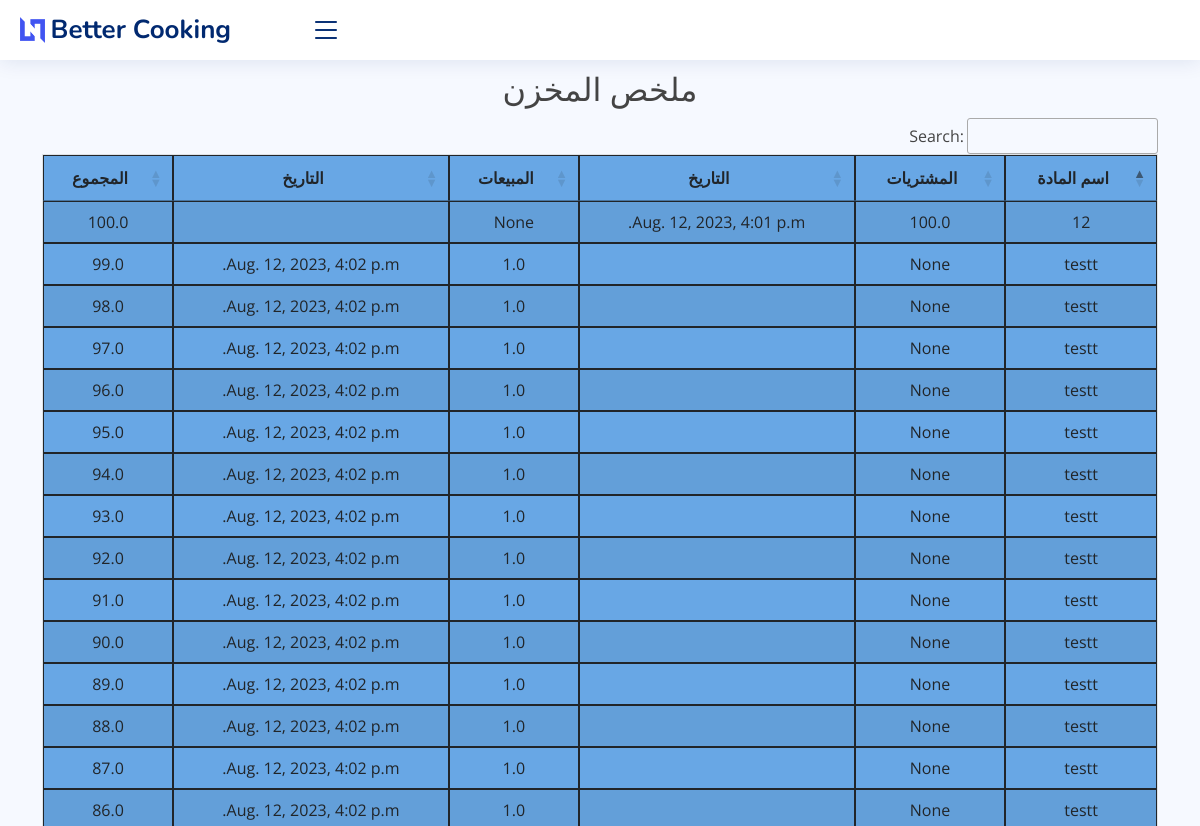
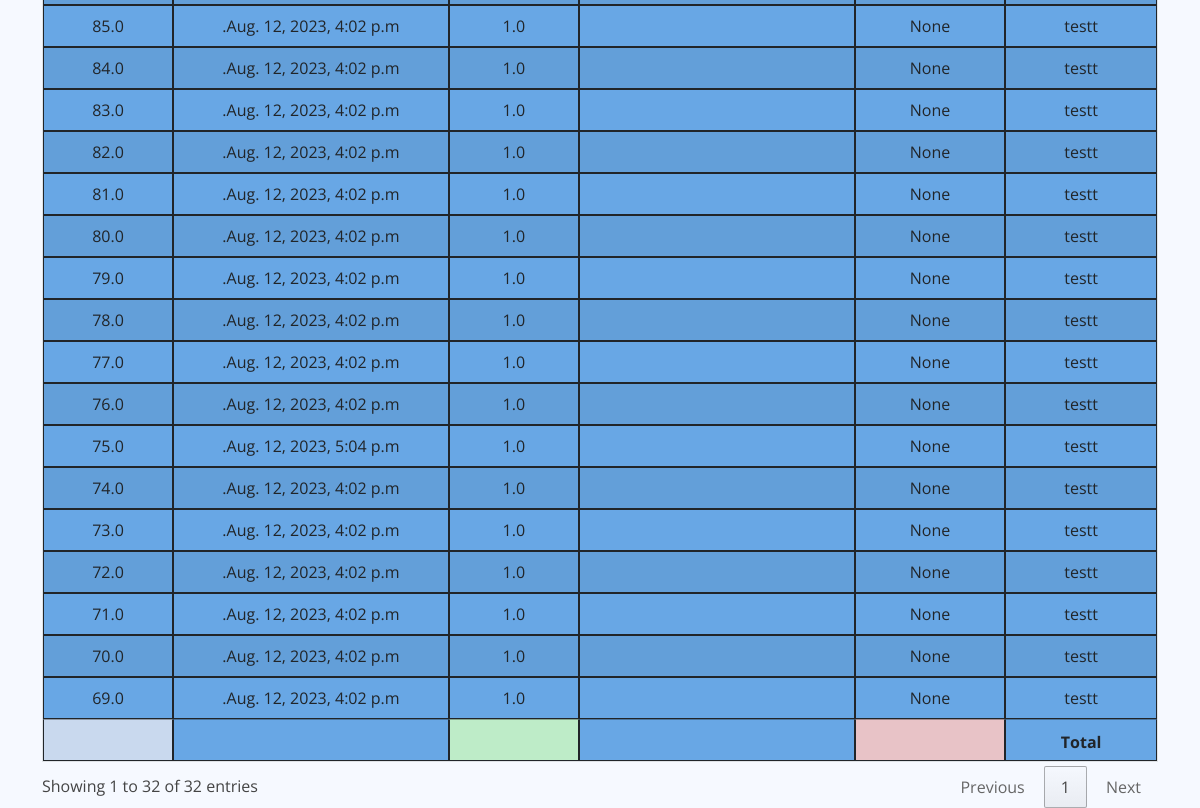
Page /stock_report on the earlier database version (2 pictures, top to bottom).
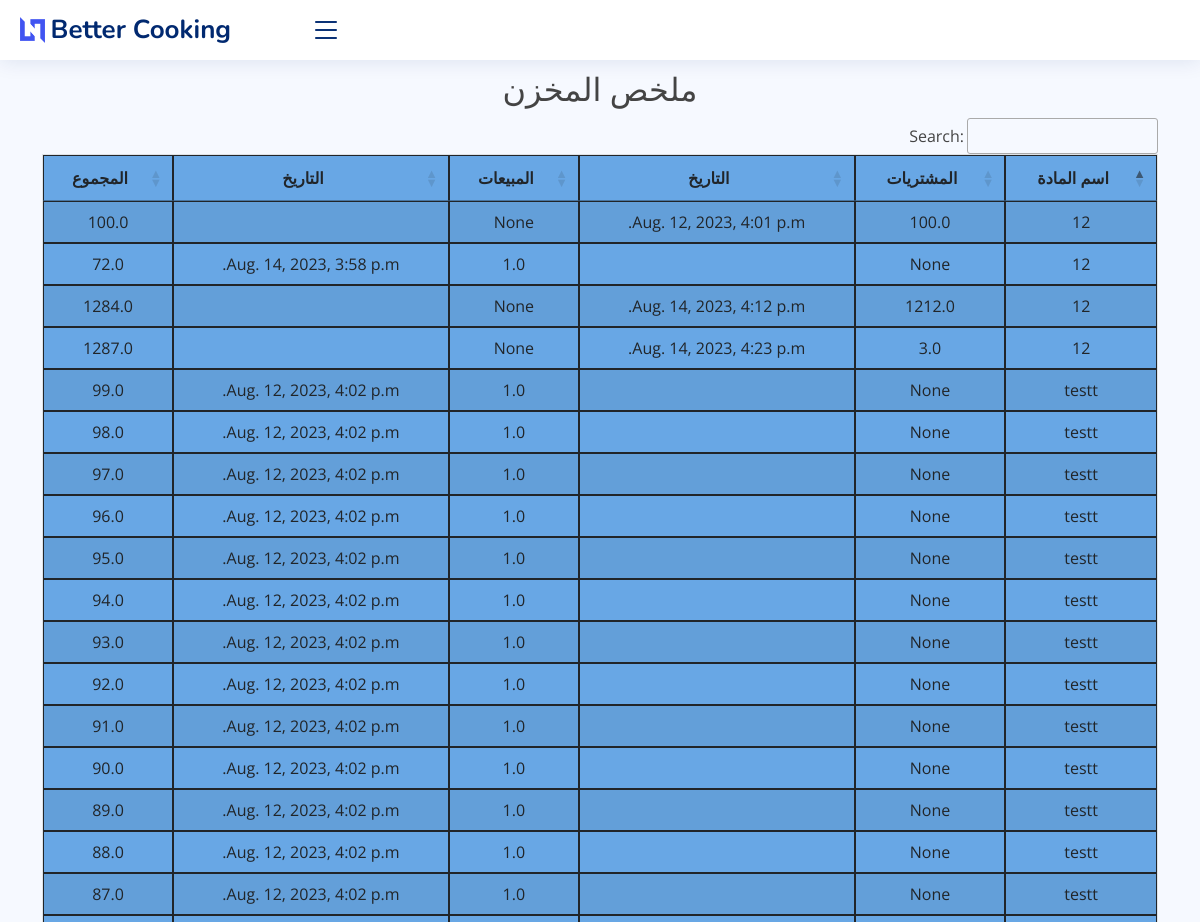
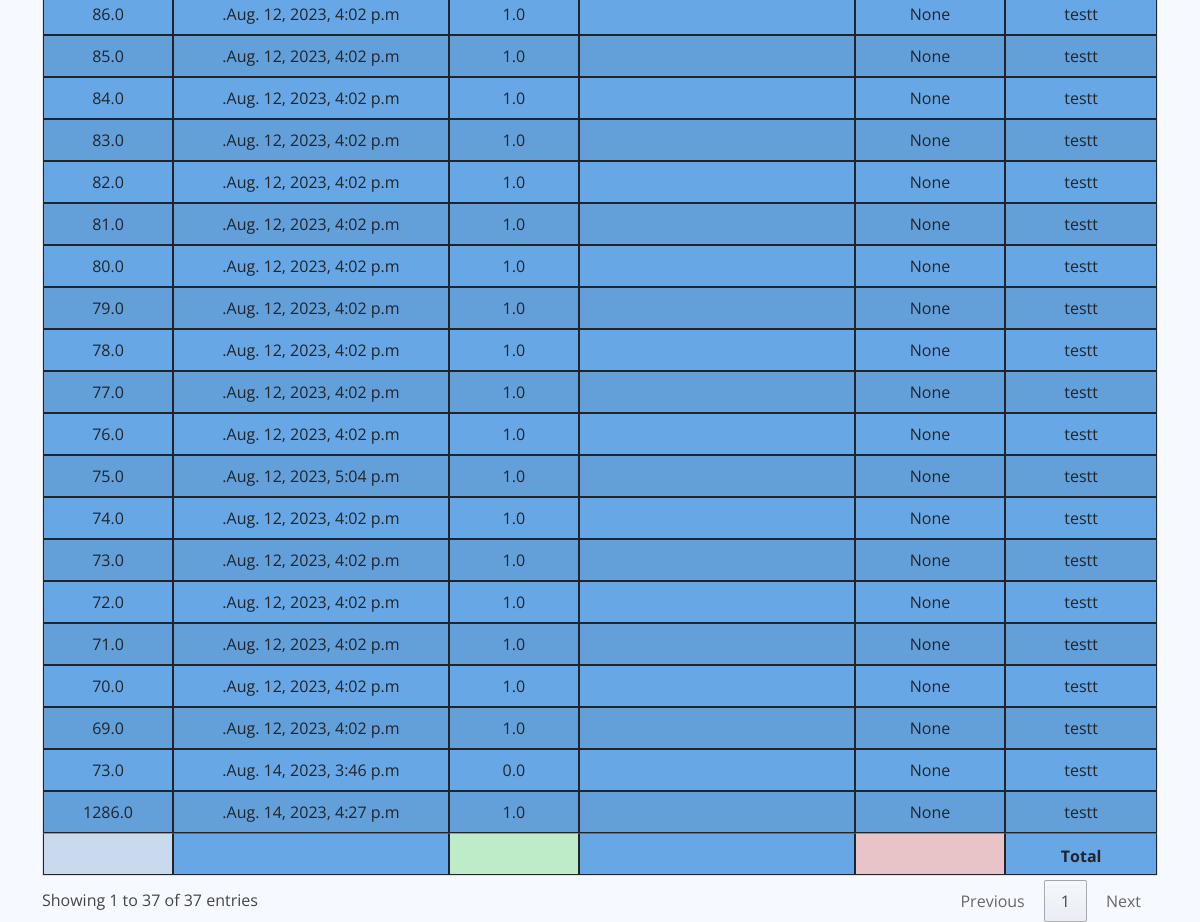
Same page on the later database version (2 pictures, top to bottom).
### core/models.py (models this page shows, shortened)
class Inventory(models.Model):
    item = models.ForeignKey(Item, on_delete=models.CASCADE)
    purchase = models.ForeignKey(Purchase, on_delete=models.CASCADE, default=0, null=True)
    sale = models.ForeignKey(SaleInvoice, on_delete=models.CASCADE, default=0, null=True)
    pur_qty = models.FloatField(default=0, null=True)
    sale_qty = models.FloatField(default=0, null=True)
    total_bal_qty = models.FloatField(default=0)
    return_qty = models.FloatField(default=0)
    class Meta:
        verbose_name_plural = ' تفاصيل المخزون'

class Item(models.Model):
    PRICELIST = (
        ('مفرد', 'مفرد'),
        ('جملة', 'جملة'),
        ('شراء', 'شراء'),
        ('قسط', 'قسط'),
    )
    item_code = models.CharField(max_length=50)
    name = models.CharField(max_length=255, verbose_name='detail')
    category = models.CharField(max_length=30, default='Test')
    price = models.FloatField(default=1)
    price_list = models.CharField(max_length=30, choices=PRICELIST, default='مفرد')
    note = models.TextField(blank=True)
    class Meta:
        verbose_name_plural = 'المواد'
    def __str__(self):
        return f"{self.item_code}"

class Purchase(models.Model):
    invoice_number = models.CharField(max_length=8, unique=True, editable=False)
    vendor = models.ForeignKey(Vendor, on_delete=models.CASCADE)
    date = models.DateTimeField()
    note = models.TextField(blank=True)
    class Meta:
        verbose_name_plural = ' فاتورة الشراء'

class SaleInvoice(models.Model):
    STATUS = (
        ('مدفوع', 'مدفوع'),
        ('غير مدفوع', 'غير مدفوع'),
        ('المردود', 'المردود'),
    )
    invoice_number = models.CharField(max_length=8, unique=True, editable=False)
    customer_name = models.ForeignKey(Customer, on_delete=models.CASCADE)
    date = models.DateTimeField(auto_now_add=True)
    status = models.CharField(max_length=10, choices=STATUS, default='مدفوع')
    note = models.CharField(max_length=100, blank=True)
    updated_at = models.DateTimeField(auto_now=True)
    class Meta:
        verbose_name_plural = 'فاتورة البيع'

### core/views.py (the view, shortened to what this page needs)
# urls.py: path('stock_report', views.stock_report, name="stock_report"),
def stock_report(request):
    stock_report = Inventory.objects.select_related()
    context = {'stock_report': stock_report}
    return render(request, 'core/reports/stock_report.html', context)

### core/templates/core/reports/stock_report.html (shortened to what this page needs)
{% extends 'core/base.html' %}
{% block content %}
    <br>
    <br> <br>
 <h2 class="text-center"> ملخص المخزن </h2>
    <table id="example4" class="table table-striped" style="background-color: #68a7e5">
        <thead>
        <tr>
            <th>اسم المادة</th>
            <th>المشتريات</th>
            <th>التاريخ</th>
            <th>المبيعات</th>
            <th>التاريخ</th>
            <th>المجموع</th>
        </tr>
        </thead>
        <tbody>
        {% for i in  stock_report %}
            <tr>
                <td>{{ i.item }}</td>
                <td>{{ i.pur_qty }}</td>
                <td>{{ i.purchase.date }}</td>
                <td>{{ i.sale_qty }}</td>
                <td>{{ i.sale.date }}</td>
                <td>{{ i.total_bal_qty }}</td>
            </tr>
        {% endfor %}
        </tbody>
        <tfoot>
        <th></th>
        <th style="background-color: #e8c3c7"></th>
         <th></th>
        <th style="background-color: #beecc8"></th>
         <th></th>
        <th style="background-color: #c9d9ee"></th>
        </tfoot>
    </table>
{% endblock %}

Differences in the rows shown:
added Inventory: item "testt", pur_qty "None", sale_qty "0.0", sale "Aug. 14, 2023, 3:46 p.m.", total_bal_qty "73.0"
added Inventory: item "12", pur_qty "None", sale_qty "1.0", sale "Aug. 14, 2023, 3:58 p.m.", total_bal_qty "72.0"
added Inventory: item "12", pur_qty "1212.0", purchase "Aug. 14, 2023, 4:12 p.m.", sale_qty "None", total_bal_qty "1284.0"
added Inventory: item "12", pur_qty "3.0", purchase "Aug. 14, 2023, 4:23 p.m.", sale_qty "None", total_bal_qty "1287.0"
added Inventory: item "testt", pur_qty "None", sale_qty "1.0", sale "Aug. 14, 2023, 4:27 p.m.", total_bal_qty "1286.0"
Other differences:
text written by a page script: "Search: Showing 1 to 32 of 32 entries Previous 1 Next" → "Search: Showing 1 to 37 of 37 entries Previous 1 Next"
